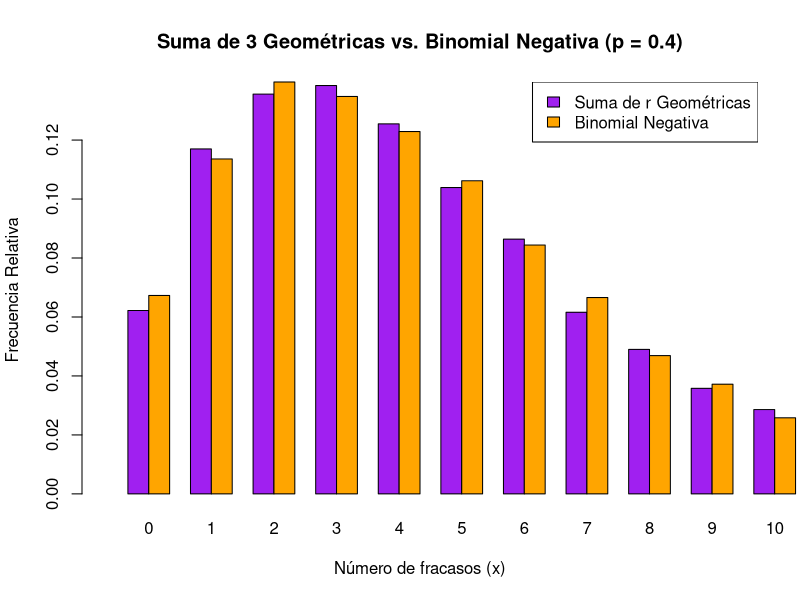
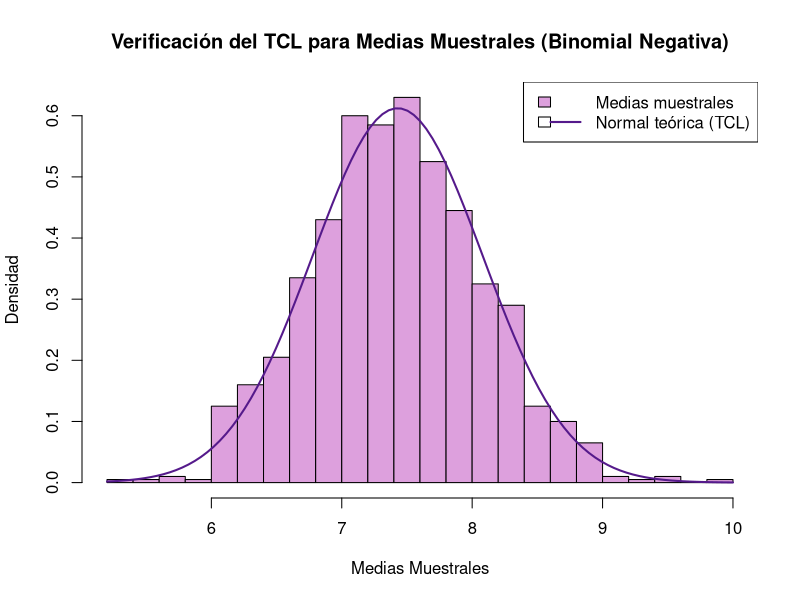

The R script that drew these images, in order:
## ---- chunk 1
#| label: exr-grafico
#| echo: false

# Función para comparar la suma de r variables geométricas independientes con la Binomial Negativa
comparar_geom_binneg <- function(r, p, n_sim = 10000) {
  set.seed(123)
  
  # 1. Simular la suma de r variables geométricas independientes (cada una con parámetro p)
  # Usamos una matriz donde cada columna es una geométrica y sumamos por filas
  matriz_geom <- matrix(rgeom(n_sim * r, prob = p), nrow = n_sim, ncol = r)
  suma_geometricas <- rowSums(matriz_geom)
  
  # 2. Simular directamente una Binomial Negativa (número de fracasos antes de r éxitos)
  binomial_negativa <- rnbinom(n_sim, size = r, prob = p)
  
  # 3. Gráfica comparativa de frecuencias relativas / probabilidades empíricas
  rango <- 0:max(c(suma_geometricas, binomial_negativa))
  
  tabla_geom <- prop.table(table(factor(suma_geometricas, levels = rango)))
  tabla_binneg <- prop.table(table(factor(binomial_negativa, levels = rango)))
  
  # Gráfica de barras comparativa
  barplot(rbind(tabla_geom, tabla_binneg), beside = TRUE, 
          col = c("purple", "orange"),
          xlim = c(0, min(length(rango), max(suma_geometricas) + 5)),
          main = paste0("Suma de ", r, " Geométricas vs. Binomial Negativa (p = ", p, ")"),
          xlab = "Número de fracasos (x)", ylab = "Frecuencia Relativa")
  
  legend("topright", legend = c("Suma de r Geométricas", "Binomial Negativa"), 
         fill = c("purple", "orange"))
}

# Ejecución de la función con parámetros de ejemplo
comparar_geom_binneg(r = 3, p = 0.4, n_sim = 10000)
## ---- chunk 2
#| label: exr-tcl_binneg
#| echo: false
set.seed(123)

# Parámetros
k <- 1000           # Número de muestras
n_muestras <- 50    # Tamaño de cada muestra
r_param <- 4        # Número de éxitos deseados (r >= 1)
p_param <- 0.35     # Probabilidad de éxito (0 < p < 1)

# Generación de k muestras de tamaño 50 de una Binomial Negativa
# (en R, rnbinom modela por defecto el número de fracasos)
muestras_binneg <- matrix(rnbinom(k * n_muestras, size = r_param, prob = p_param), 
                          nrow = k, ncol = n_muestras)

# Cálculo de las medias muestrales
medias_muestrales <- rowMeans(muestras_binneg)

# Parámetros teóricos de la Binomial Negativa (para número de fracasos):
# Media teórica (E[X]) = r * (1 - p) / p
# Varianza teórica (Var[X]) = r * (1 - p) / (p^2)
mu_teorica <- (r_param * (1 - p_param)) / p_param
var_teorica <- (r_param * (1 - p_param)) / (p_param^2 * n_muestras)
sd_teorica <- sqrt(var_teorica)

# Visualización y verificación del TCL
hist(medias_muestrales, probability = TRUE, col = "plum", 
     main = "Verificación del TCL para Medias Muestrales (Binomial Negativa)",
     xlab = "Medias Muestrales", ylab = "Densidad", breaks = 25)
curve(dnorm(x, mean = mu_teorica, sd = sd_teorica), add = TRUE, col = "purple4", lwd = 2)
legend("topright", legend = c("Medias muestrales", "Normal teórica (TCL)"),
       fill = c("plum", NA), col = c(NA, "purple4"), lty = c(0, 1), lwd = c(0, 2))

# Comparación numérica para validar
cat("--- COMPARACIÓN TEOREMA CENTRAL DEL LÍMITE (Binomial Negativa) --- \n")
cat("Media teórica de X_bar:", mu_teorica, "| Media de medias simuladas:", mean(medias_muestrales), "\n")
cat("Desv. Est. teórica de X_bar:", sd_teorica, "| Desv. Est. de medias simuladas:", sd(medias_muestrales), "\n")
